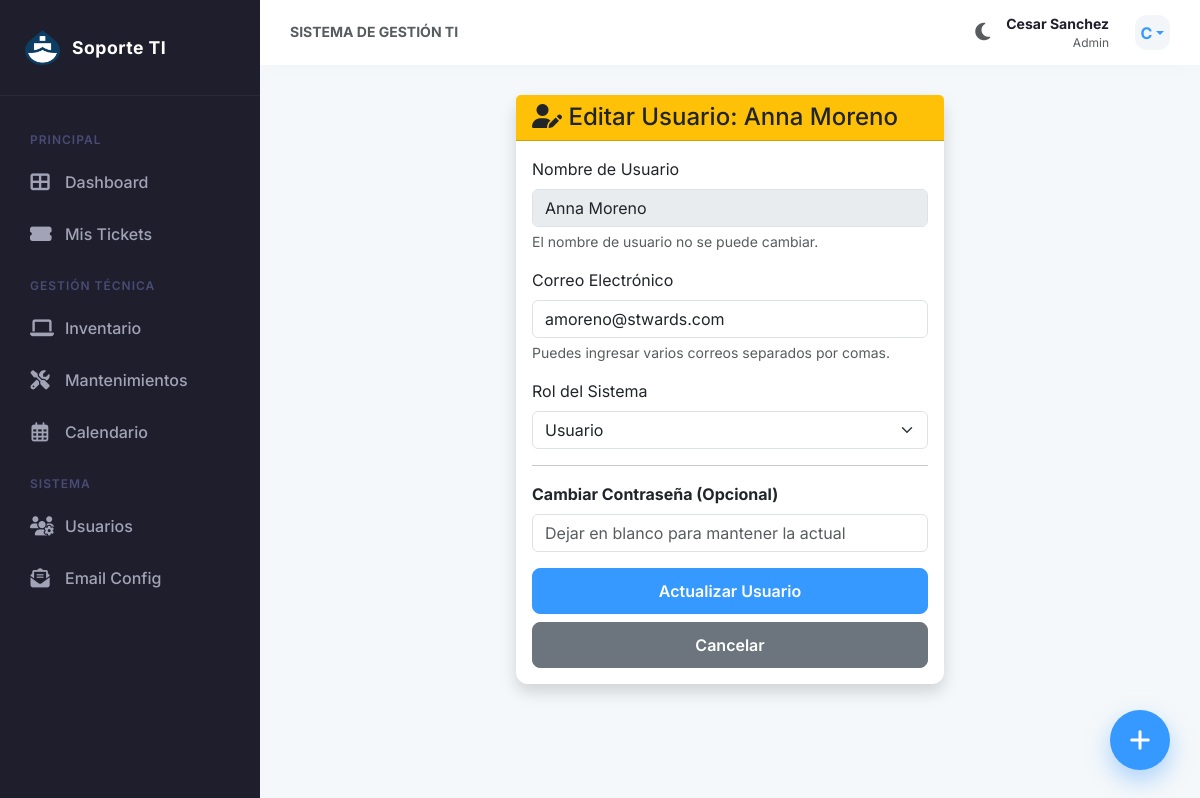
The app's page /admin/usuarios/editar/c3837e5c-c2e6-43c0-801b-6baebc263cb0 (signed in) with its own data.
### tables this page shows
CREATE TABLE usuarios (
    id TEXT PRIMARY KEY,
    username TEXT UNIQUE NOT NULL,
    email TEXT UNIQUE,
    password_hash TEXT NOT NULL,
    role TEXT NOT NULL DEFAULT 'user',
    departamento TEXT,
    fecha_creacion TIMESTAMP DEFAULT CURRENT_TIMESTAMP
);

### app.py (the view, shortened to what this page needs)
@app.route('/admin/usuarios/editar/<user_id>', methods=['GET', 'POST'])
@admin_required
def admin_editar_usuario(user_id):
    usuario = repo.get_user_by_id(UUID(user_id))
    if not usuario:
        flash('Usuario no encontrado.', 'danger')
        return redirect(url_for('admin_usuarios'))
    return render_template('admin_editar_usuario.html', usuario=usuario)

### app.py (called while the page is built)
def admin_required(f):
    @wraps(f)
    def decorated_function(*args, **kwargs):
        if session.get('role') != 'admin':
            flash('Acceso denegado.', 'danger')
            return redirect(url_for('dashboard'))
        return f(*args, **kwargs)
    return decorated_function

### infrastructure/persistence/repository.py (called while the page is built)
    @contextmanager
    def _get_connection(self):
        conn = sqlite3.connect(self.db_path)
        conn.row_factory = sqlite3.Row
        conn.execute("PRAGMA foreign_keys = ON")
        try:
            yield conn
        finally:
            conn.close()

    def get_user_by_id(self, user_id: UUID) -> Optional[User]:
        with self._get_connection() as conn:
            row = conn.execute("SELECT * FROM usuarios WHERE id = ?", (str(user_id),)).fetchone()
            if row:
                return User(
                    id=UUID(row['id']),
                    username=row['username'],
                    email=row['email'],
                    password_hash=row['password_hash'],
                    role=UserRole(row['role']),
                    departamento=row['departamento'],
                    fecha_creacion=row['fecha_creacion']
                )
        return None

### templates/admin_editar_usuario.html (shortened to what this page needs)
{% extends "layout.html" %}
{% block content %}
<div class="row justify-content-center">
    <div class="col-md-6">
        <div class="card shadow">
            <div class="card-header bg-warning text-dark">
                <h4 class="mb-0"><i class="fas fa-user-edit"></i> Editar Usuario: {{ usuario.username }}</h4>
            </div>
            <div class="card-body">
                <form method="POST">
                    <div class="mb-3">
                        <label class="form-label">Nombre de Usuario</label>
                        <input type="text" class="form-control" value="{{ usuario.username }}" disabled>
                        <div class="form-text">El nombre de usuario no se puede cambiar.</div>
                    </div>
                    <div class="mb-3">
                        <label class="form-label">Correo Electrónico</label>
                        <input type="email" name="email" class="form-control" value="{{ usuario.email or '' }}"
                            multiple>
                        <div class="form-text">Puedes ingresar varios correos separados por comas.</div>
                    </div>
                    <div class="mb-3">
                        <label class="form-label">Rol del Sistema</label>
                        <select name="role" class="form-select">
                            <option value="user" {% if usuario.role=='user' %}selected{% endif %}>Usuario</option>
                        </select>
                    </div>
                    <hr>
                    <div class="mb-3">
                        <label class="form-label fw-bold">Cambiar Contraseña (Opcional)</label>
                        <input type="password" name="password" class="form-control"
                            placeholder="Dejar en blanco para mantener la actual">
                    </div>
                    <div class="d-grid gap-2">
                        <button type="submit" class="btn btn-primary">Actualizar Usuario</button>
                        <a href="{{ url_for('admin_usuarios') }}" class="btn btn-secondary">Cancelar</a>
                    </div>
                </form>
            </div>
        </div>
    </div>
</div>
{% endblock %}

### static/css/style.css (style rules this page uses)
:root { --sidebar-width: 260px; --sidebar-bg: #1e1e2d; --sidebar-hover: #2c2c3d; --sidebar-active: #3699ff; --primary-color: #3699ff; --secondary-color: #e4e6ef; --bg-color: #f5f8fa; --card-bg: #ffffff; --top-bar-bg: #ffffff; --text-color: #1e1e2d; --text-muted: #a2a3b7; --card-shadow: 0 0 20px 0 rgba(76, 87, 125, 0.02); --transition-speed: 0.3s; --border-color: rgba(0, 0, 0, 0.05); }
body { background-color: var(--bg-color); color: var(--text-color); font-family: 'Inter', 'Segoe UI', sans-serif; margin: 0; overflow-x: hidden; transition: background-color var(--transition-speed), color var(--transition-speed); }
.card { border: none; background-color: var(--card-bg); box-shadow: var(--card-shadow); border-radius: 12px; transition: background-color var(--transition-speed), box-shadow var(--transition-speed); }
.btn { border-radius: 8px; padding: 10px 20px; font-weight: 600; transition: all 0.2s ease; }
.btn-primary { background-color: var(--primary-color); border-color: var(--primary-color); }

### records on screen
usuarios: username "Anna Moreno", email "amoreno@stwards.com", role "Usuario"

### other values on screen
{{ session.get('username') }} "Cesar Sanchez"
{{ session.get('role') | capitalize }} "Admin"
{{ session.get('username')[0].upper() }} "C"
